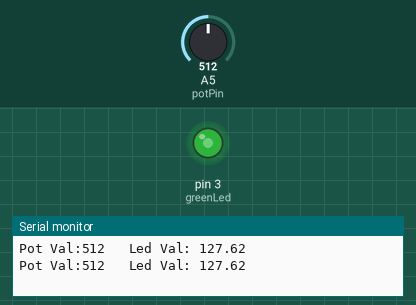
The sketch below on a simulated Arduino Uno, built with avr-gcc and run on an emulated ATmega328P. On the bench: output pins drawn as LEDs (lit = HIGH), the last lines printed to the serial monitor. The inputs (shaded band) are chosen by the test bench; at power-on: A5 (potPin) = 512.

Above: at 1.8 s.
1.9 s: A5 (potPin) set to 716
At 2.9 s:
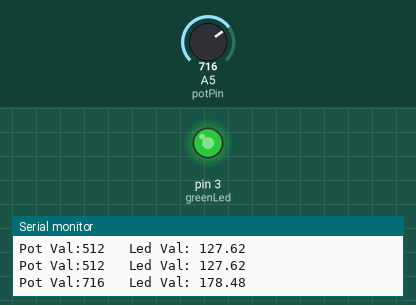
3.5 s: A5 (potPin) set to 900
At 4.4 s:
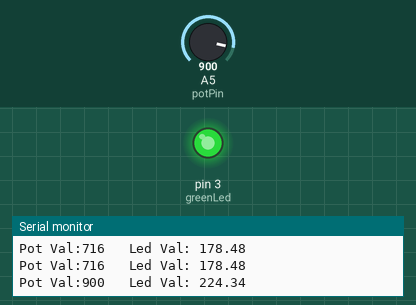
5.5 s: A5 (potPin) set to 122
At 7.2 s:
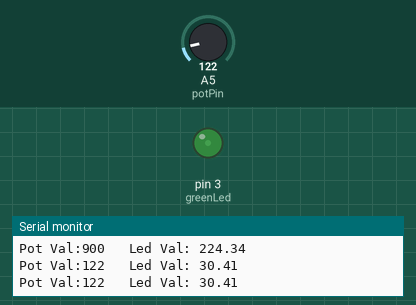
7.5 s: A5 (potPin) set to 0
At 8.8 s:
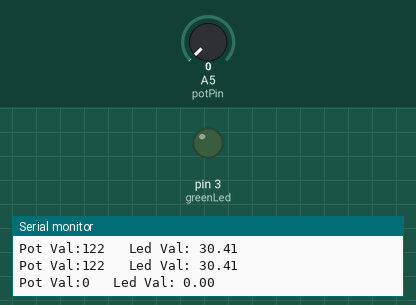
9.5 s: A5 (potPin) set to 511
At 10.4 s:
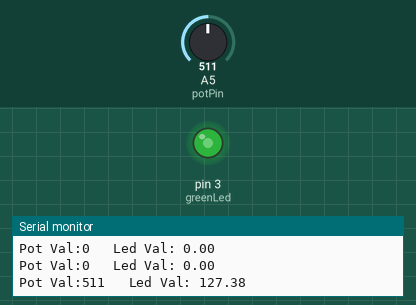
Timing chart, 0 to 12.5 s (numbered marks = the images above; inputs shaded):
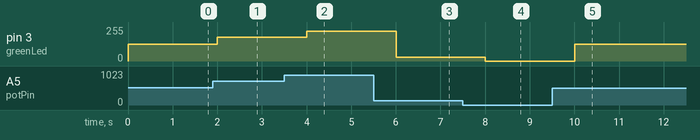

Measured:
- after the input at 1.9 s, pin 3 (greenLed): 127/255 → 178/255 after 0.10 s
- after the input at 3.5 s, pin 3 (greenLed): 178/255 → 224/255 after 0.50 s
- after the input at 5.5 s, pin 3 (greenLed): 224/255 → 30/255 after 0.51 s
- after the input at 7.5 s, pin 3 (greenLed): 30/255 → 0/255 after 0.51 s
- after the input at 9.5 s, pin 3 (greenLed): 0/255 → 127/255 after 0.51 s

The sketch:

arduino_project_led_brightnes_with_potentiometr.ino
```cpp
int potPin = A5;
int greenLed = 3;
int potVal = 0;
float ledVal;
int waitTime = 1000;

void setup() {

  Serial.begin(9600);
  pinMode(greenLed, OUTPUT);
  pinMode(potPin, INPUT);

}

void loop() {

  potVal = analogRead(potPin);
  ledVal = (255./1023.) * potVal;
  analogWrite(greenLed, ledVal);
  Serial.print("Pot Val:");
  Serial.print(potVal);
  Serial.print("   Led Val: ");
  Serial.println(ledVal);
  delay(waitTime);

}
```
